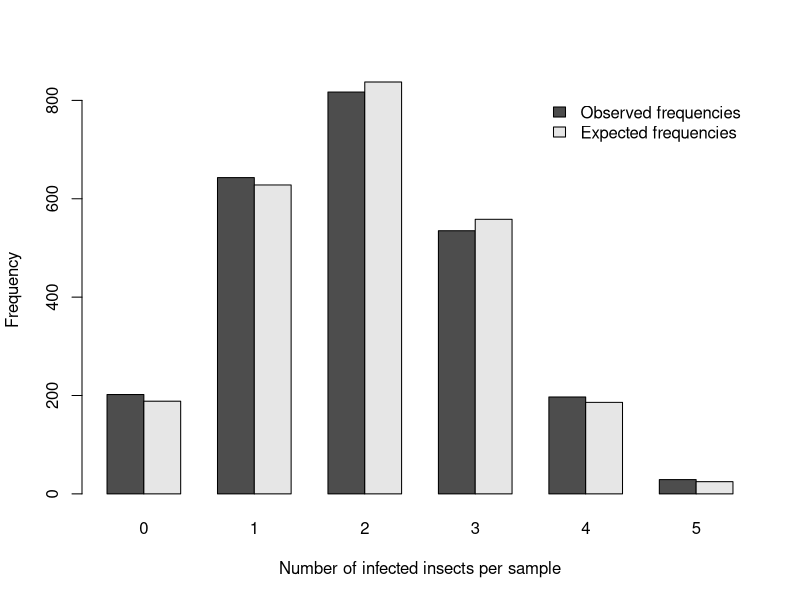
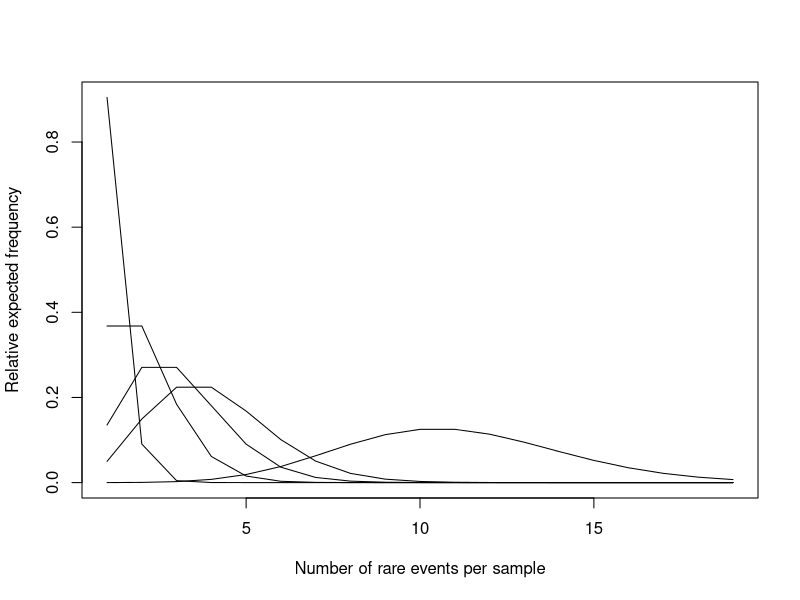

The R source for these figures, in order:
#Chapter 5 mostly covers the binomial and Poisson distributions, and briefly mentions hypergeometric, multinomial, negative binomial, and logarithmic.  

#Section 5.1
#This section talks about probability theory, unions, intersections, independence,
#conditional probability, and Bayes' theorem (which apparently will not be used in the rest of the book).

#Section 5.2: the binomial distribution
?Distributions #to see distributions available in 'stats'.
?dbinom #to see what you can do with binomial distribution in particular.

#Let's generate table 5.1 and figure 5.2 (bar graph side by side).
#The remaining tables in section 5.2 would use similar code.

#You can get the binomial coefficient equation 5.9 by hand using factorial() 
#For example on page 71 in table 5.1, they give an example of a sample of 5 containing 2 of the infected insects.
#to population a table with coefficients and powers of p and q (columns 3 and 4 in table)
factorial(5)/(factorial(2)*factorial(5-2))
#Yes, this gives us 10 just like in table 5.1, column 2, for 2 infected insects.

#You can do this more simply using the choose() function.
#Beware the different use of k in the R function versus the book.
choose(n=5, #n is the size of the sample.  "k" in book.
       k=2) #k is the place in the coefficient, starting at 0 (number infected, number whatever); "Y" in book.

#To get the values in column 3 and 4 of table 5.1, except for the power of 0, which is 1 and not calculated here.
poly(0.4, degree=5, raw=T)
poly(0.6, degree=5, raw=T)
#You will note taht the numbers for 0.6 (powers of q) are reversed in column 4.
#When you note that the number of uninfected insects per sample will be just opposite of infected insects (in column 1)
#this makes more sense.

#To get the relative expected frequencies (column 5), use dbinom and pbinom.
#http://www.r-tutor.com/elementary-statistics/probability-distributions/binomial-distribution

(rel.expected.freq<-dbinom(c(0,1,2,3,4,5), size=5, prob=0.4))
#density is book's relative frequencies.
(pbinom(c(0,1,2,3,4,5), size=5, prob=0.4))
#to contrast, this adds up the densities/relative frequencies.

#To get column 6, the absolute expected frequencies, multiply rel.expected.freq by the actual sample size.
(abs.expected.freq<-2423*rel.expected.freq)

#Now we'll use the abs.expected.freq plus the observed frequencies together to make a side-by-side barplot.
obs.freq<-c(202,
            643,
            817,
            535,
            197,
            29)

infected.freq<-rbind(obs.freq,
                 abs.expected.freq)
colnames(infected.freq)<-0:5
rownames(infected.freq)<-c("Observed frequencies",
                           "Expected frequencies")
#Adding colnames and rownames gives the proper legend and x axis labels in the plot.

#If you want to make a side-by-side barplot,
#you need adjacent columns, the barplot() function,
#and to specify beside=TRUE.
barplot(infected.freq,
        beside = TRUE,
        ylab="Frequency",
        xlab="Number of infected insects per sample",
        axes=TRUE,
        legend.text = TRUE,
        args.legend=c(bty="n"))

#Section 5.3: the Poisson distribution
?Distributions #Let's look in help again to find the Poisson distribution.
?dpois #We can see that R does similar calculations for Poisson in addition to the binomial distribution.

#To get column 3 (expected absolute frequencies) in table 5.5,
#there is the recursion formula given in equations 5.11 and 5.12.
#5.12 is for calculations with sample means to get the relative expected frequency,
#and in the text below it notes what term to add to get the absolute ones given in column 3 of table 5.5

abs.expected.freq.pois<-400*dpois(c(0:9),
                                  lambda=1.8,
                                  log=FALSE)

#To do equation 5.12 manually for relative expected frequencies
#This is not normally needed because R does it so nicely with the base stats function,
#but I wanted to learn how to code the recursive formula,
#and the whole point of going through the whole book here is of course to improve my R code and learn.

#Some reading:
#http://stackoverflow.com/questions/5273857/are-recursive-functions-used-in-r
#this one has a simple one for factorials that makes it clearest to me:
#http://www.programiz.com/r-programming/recursion

rel.exp.freq.pois<-function(samplemean, i) {
  if (i==0) return (exp(-samplemean))
  else      return (rel.exp.freq.pois(samplemean,
                                      i-1)*(samplemean/i))
}

#To get absolute frequencies, multiply by 400.
#For one example:
400*rel.exp.freq.pois(1.8, 1)

#To get all the frequencies at once, use lapply.
rel.freq.pois<-unlist(lapply(c(0:9),
                                     rel.exp.freq.pois,
                                     samplemean=1.8))
(abs.freq.pois<-400*rel.freq.pois)

#On page 82, they show how to calculate the coefficient of dispersion.  Here is a function that will do it.
coefficient.of.dispersion<-function(data) {
  var(data)/mean(data)
}

#Figure 5.3
plot(dpois(c(0:18),
      lambda=0.1,
      log=FALSE),
     type="l",
     ylab="Relative expected frequency",
     xlab="Number of rare events per sample")
points(dpois(c(0:18),
           lambda=1,
           log=FALSE),
       type="l")
points(dpois(c(0:18),
             lambda=2,
             log=FALSE),
       type="l")
points(dpois(c(0:18),
             lambda=3,
             log=FALSE),
       type="l")
points(dpois(c(0:18),
             lambda=10,
             log=FALSE),
       type="l")